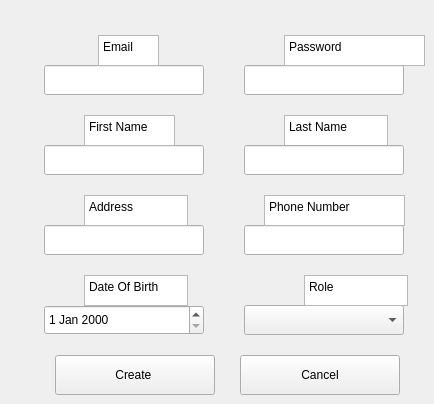
      <widget class="QWidget" name="CreateEmployee">
       <widget class="QLineEdit" name="EmployeeEmail_C">
        <property name="geometry">
         <rect>
          <x>44</x>
          <y>65</y>
          <width>160</width>
          <height>30</height>
         </rect>
        </property>
        <property name="placeholderText">
         <string extracomment="Email"/>
        </property>
       </widget>
       <widget class="QPlainTextEdit" name="EmployeeLastNameText_C">
        <property name="geometry">
         <rect>
          <x>284</x>
          <y>115</y>
          <width>104</width>
          <height>31</height>
         </rect>
        </property>
        <property name="plainText">
         <string>Last Name</string>
        </property>
        <property name="textInteractionFlags">
         <set>Qt::NoTextInteraction</set>
        </property>
       </widget>
       <widget class="QLineEdit" name="EmployeeAddress_C">
        <property name="geometry">
         <rect>
          <x>44</x>
          <y>225</y>
          <width>160</width>
          <height>30</height>
         </rect>
        </property>
       </widget>
       <widget class="QPlainTextEdit" name="EmployeeAddressText_C">
        <property name="geometry">
         <rect>
          <x>84</x>
          <y>195</y>
          <width>104</width>
          <height>31</height>
         </rect>
        </property>
        <property name="plainText">
         <string>Address</string>
        </property>
        <property name="textInteractionFlags">
         <set>Qt::NoTextInteraction</set>
        </property>
       </widget>
       <widget class="QLineEdit" name="EmployeeFirstName_C">
        <property name="geometry">
         <rect>
          <x>44</x>
          <y>145</y>
          <width>160</width>
          <height>30</height>
         </rect>
        </property>
       </widget>
       <widget class="QLineEdit" name="EmployeePhoneNumber_C">
        <property name="geometry">
         <rect>
          <x>244</x>
          <y>225</y>
          <width>160</width>
          <height>30</height>
         </rect>
        </property>
        <property name="text">
         <string/>
        </property>
       </widget>
       <widget class="QPushButton" name="EmployeeCreateBtn">
        <property name="geometry">
         <rect>
          <x>55</x>
          <y>355</y>
          <width>160</width>
          <height>40</height>
         </rect>
        </property>
        <property name="text">
         <string>Create </string>
        </property>
       </widget>
       <widget class="QDateEdit" name="EmployeeDob_C">
        <property name="geometry">
         <rect>
          <x>44</x>
          <y>305</y>
          <width>160</width>
          <height>30</height>
         </rect>
        </property>
       </widget>
       <widget class="QLineEdit" name="EmployeeLastName_C">
        <property name="geometry">
         <rect>
          <x>244</x>
          <y>145</y>
          <width>160</width>
          <height>30</height>
         </rect>
        </property>
       </widget>
       <widget class="QPlainTextEdit" name="EmployeeEmailText_C">
        <property name="geometry">
         <rect>
          <x>98</x>
          <y>35</y>
          <width>61</width>
          <height>31</height>
         </rect>
        </property>
        <property name="plainText">
         <string>Email</string>
        </property>
        <property name="textInteractionFlags">
         <set>Qt::NoTextInteraction</set>
        </property>
       </widget>
       <widget class="QPlainTextEdit" name="EmployeePhoneNumberText_C">
        <property name="geometry">
         <rect>
          <x>264</x>
          <y>195</y>
          <width>141</width>
          <height>31</height>
         </rect>
        </property>
        <property name="plainText">
         <string>Phone Number</string>
        </property>
        <property name="textInteractionFlags">
         <set>Qt::NoTextInteraction</set>
        </property>
       </widget>
       <widget class="QPlainTextEdit" name="EmployeeFirstNameText_C">
        <property name="geometry">
         <rect>
          <x>84</x>
          <y>115</y>
          <width>91</width>
          <height>31</height>
         </rect>
        </property>
        <property name="plainText">
         <string>First Name</string>
        </property>
        <property name="textInteractionFlags">
         <set>Qt::NoTextInteraction</set>
        </property>
       </widget>
       <widget class="QPlainTextEdit" name="EmployeeDobText_C">
        <property name="geometry">
         <rect>
          <x>84</x>
          <y>275</y>
          <width>104</width>
          <height>31</height>
         </rect>
        </property>
        <property name="plainText">
         <string>Date Of Birth</string>
        </property>
        <property name="textInteractionFlags">
         <set>Qt::NoTextInteraction</set>
        </property>
       </widget>
       <widget class="QComboBox" name="EmployeeRole_C">
        <property name="geometry">
         <rect>
          <x>244</x>
          <y>305</y>
          <width>160</width>
          <height>30</height>
         </rect>
        </property>
        <item>
         <property name="text">
          <string/>
         </property>
        </item>
        <item>
         <property name="text">
          <string>Role 1</string>
         </property>
        </item>
        <item>
         <property name="text">
          <string>Role 3</string>
         </property>
        </item>
        <item>
         <property name="text">
          <string>Role 2</string>
         </property>
        </item>
       </widget>
       <widget class="QPushButton" name="EmployeeCancelBtn_C">
        <property name="geometry">
         <rect>
          <x>240</x>
          <y>355</y>
          <width>160</width>
          <height>40</height>
         </rect>
        </property>
        <property name="text">
         <string>Cancel</string>
        </property>
       </widget>
       <widget class="QPlainTextEdit" name="EmployeeRoleText_C">
        <property name="geometry">
         <rect>
          <x>304</x>
          <y>275</y>
          <width>104</width>
          <height>31</height>
         </rect>
        </property>
        <property name="plainText">
         <string>Role</string>
        </property>
        <property name="textInteractionFlags">
         <set>Qt::NoTextInteraction</set>
        </property>
       </widget>
       <widget class="QLineEdit" name="EmployeePassword_C">
        <property name="geometry">
         <rect>
          <x>244</x>
          <y>65</y>
          <width>160</width>
          <height>30</height>
         </rect>
        </property>
        <property name="placeholderText">
         <string extracomment="Email"/>
        </property>
       </widget>
       <widget class="QPlainTextEdit" name="EmployeePasswordText_C">
        <property name="geometry">
         <rect>
          <x>284</x>
          <y>35</y>
          <width>141</width>
          <height>31</height>
         </rect>
        </property>
        <property name="plainText">
         <string>Password</string>
        </property>
        <property name="textInteractionFlags">
         <set>Qt::NoTextInteraction</set>
        </property>
       </widget>
      </widget>
